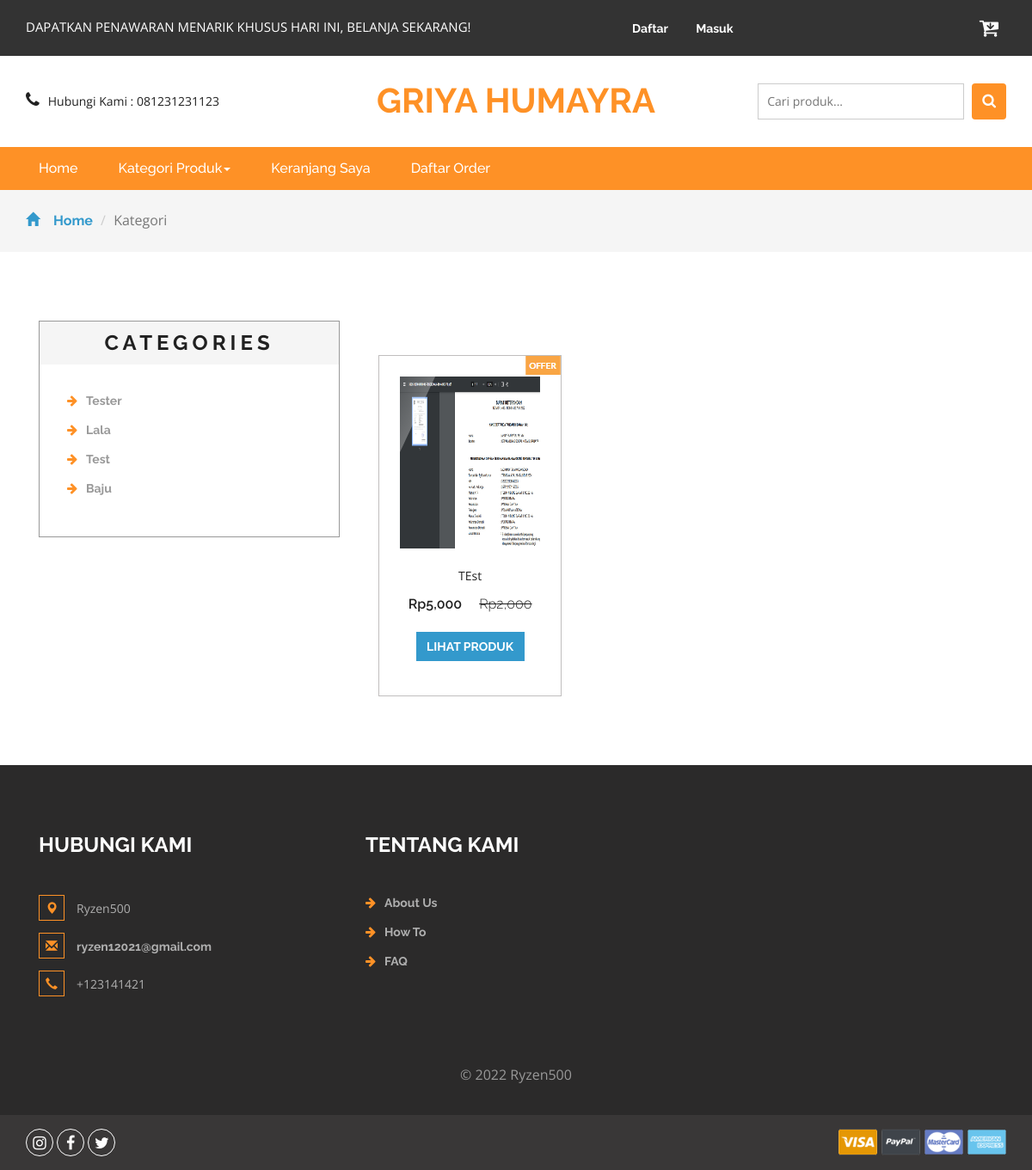
Screenshot of /kategori.php?idkategori=6 with the database file from the repository.
### tables this page shows
CREATE TABLE `kategori` (
  `idkategori` int(11) NOT NULL,
  `namakategori` varchar(20) NOT NULL,
  `tgldibuat` timestamp NOT NULL DEFAULT current_timestamp()
);

CREATE TABLE `produk` (
  `idproduk` int(11) NOT NULL,
  `idkategori` int(11) NOT NULL,
  `namaproduk` varchar(30) NOT NULL,
  `gambar` varchar(100) NOT NULL,
  `deskripsi` varchar(200) NOT NULL,
  `rate` int(11) NOT NULL,
  `hargabefore` int(11) NOT NULL,
  `hargaafter` int(11) NOT NULL,
  `tgldibuat` timestamp NOT NULL DEFAULT current_timestamp()
);

### kategori.php (the view, shortened to what this page needs)
<?php
include 'dbconnect.php';
$idk = $_GET['idkategori'];
?>
<!DOCTYPE html>
<html>
<head>
<link href="css/bootstrap.css" rel="stylesheet" type="text/css" media="all" />
<link href="css/style.css" rel="stylesheet" type="text/css" media="all" />
<link href="css/font-awesome.css" rel="stylesheet">
</head>
<body>
	<div class="agileits_header">
		<div class="container">
			<div class="w3l_offers">
				<p>DAPATKAN PENAWARAN MENARIK KHUSUS HARI INI, BELANJA SEKARANG!</p>
			</div>
			<div class="agile-login">
				<ul>
				<?php
				if(!isset($_SESSION['log'])){
					echo '
					<li><a href="registered.php"> Daftar</a></li>
					<li><a href="login.php">Masuk</a></li>
					';
				}
				?>
				</ul>
			</div>
			<div class="product_list_header">
					<a href="cart.php"><button class="w3view-cart" type="submit" name="submit" value=""><i class="fa fa-cart-arrow-down" aria-hidden="true"></i></button>
					 </a>
			</div>
			<div class="clearfix"> </div>
		</div>
	</div>
	<div class="logo_products">
		<div class="container">
		<div class="w3ls_logo_products_left1">
				<ul class="phone_email">
					<li><i class="fa fa-phone" aria-hidden="true"></i>Hubungi Kami : 081231231123</li>
				</ul>
			</div>
			<div class="w3ls_logo_products_left">
				<h1><a href="index.php">Griya Humayra</a></h1>
			</div>
		<div class="w3l_search">
			<form action="search.php" method="post">
				<input type="search" name="Search" placeholder="Cari produk...">
				<button type="submit" class="btn btn-default search" aria-label="Left Align">
					<i class="fa fa-search" aria-hidden="true"> </i>
				</button>
			</form>
		</div>
			<div class="clearfix"> </div>
		</div>
	</div>
	<div class="navigation-agileits">
		<div class="container">
			<nav class="navbar navbar-default">
							<div class="collapse navbar-collapse" id="bs-megadropdown-tabs">
								<ul class="nav navbar-nav">
									<li class="active"><a href="index.php" class="act">Home</a></li>
									<li class="dropdown">
										<a href="#" class="dropdown-toggle" data-toggle="dropdown">Kategori Produk<b class="caret"></b></a>
									</li>
									<li><a href="cart.php">Keranjang Saya</a></li>
									<li><a href="daftarorder.php">Daftar Order</a></li>
								</ul>
							</div>
							</nav>
			</div>
		</div>
	<div class="breadcrumbs">
		<div class="container">
			<ol class="breadcrumb breadcrumb1 animated wow slideInLeft" data-wow-delay=".5s">
				<li><a href="index.php"><span class="glyphicon glyphicon-home" aria-hidden="true"></span>Home</a></li>
				<li class="active">Kategori</li>
			</ol>
		</div>
	</div>
	<div class="products">
		<div class="container">
			<div class="col-md-4 products-left">
				<div class="categories">
					<h2>Categories</h2>
					<ul class="cate">
						<?php
														$kat=mysqli_query($conn,"SELECT * from kategori order by idkategori ASC");
														while($p=mysqli_fetch_array($kat)){
															?>
														<li><a href="kategori.php?idkategori=<?php echo $p['idkategori'] ?>"><i class="fa fa-arrow-right" aria-hidden="true"></i><?php echo $p['namakategori'] ?></a></li>
														<?php
																	}
														?>
					</ul>
				</div>
			</div>
			<div class="col-md-8 products-right">
				<div class="agile_top_brands_grids">
				<?php
					$brgs=mysqli_query($conn,"SELECT * from produk where idkategori='$idk' order by idproduk ASC");
					$x = mysqli_num_rows($brgs);
					if($x>0){
					while($p=mysqli_fetch_array($brgs)){
					?>
						<div class="col-md-4 top_brand_left">
						<div class="hover14 column">
							<div class="agile_top_brand_left_grid">
								<div class="agile_top_brand_left_grid_pos">
									<img src="images/offer.png" alt=" " class="img-responsive" />
								</div>
								<div class="agile_top_brand_left_grid1">
									<figure>
										<div class="snipcart-item block">
											<div class="snipcart-thumb">
												<a href="product.php?idproduk=<?php echo $p['idproduk'] ?>"><img src="<?php echo $p['gambar']?>" width="200px" height="200px"></a>
												<p><?php echo $p['namaproduk'] ?></p>
												<h4>Rp<?php echo number_format($p['hargaafter']) ?> <span>Rp<?php echo number_format($p['hargabefore']) ?></span></h4>
											</div>
											<div class="snipcart-details top_brand_home_details">
												<fieldset>
													<a href="product.php?idproduk=<?php echo $p['idproduk'] ?>"><input type="submit" class="button" value="Lihat Produk" /></a>
												</fieldset>
											</div>
										</div>
									</figure>
								</div>
							</div>
						</div>
					</div>
						<?php
							}
					} else {
						echo "Data tidak ditemukan";
					}
						?>
						<div class="clearfix"> </div>
				</div>
			</div>
		</div>
	</div>
<div class="footer">
		<div class="container">
			<div class="w3_footer_grids">
				<div class="col-md-4 w3_footer_grid">
					<h3>Hubungi Kami</h3>
					<ul class="address">
						<li><i class="glyphicon glyphicon-map-marker" aria-hidden="true"></i>Ryzen500</li>
						<li><i class="glyphicon glyphicon-envelope" aria-hidden="true"></i><a href="mailto:info@email">ryzen12021@gmail.com</a></li>
						<li><i class="glyphicon glyphicon-earphone" aria-hidden="true"></i>+123141421</li>
					</ul>
				</div>
				<div class="col-md-3 w3_footer_grid">
					<h3>Tentang Kami</h3>
					<ul class="info">
						<li><i class="fa fa-arrow-right" aria-hidden="true"></i><a href="about.html">About Us</a></li>
						<li><i class="fa fa-arrow-right" aria-hidden="true"></i><a href="about.html">How To</a></li>
						<li><i class="fa fa-arrow-right" aria-hidden="true"></i><a href="about.html">FAQ</a></li>
					</ul>
				</div>
				<div class="clearfix"> </div>
			</div>
		</div>
		<div class="footer-copy">
			<div class="container">
				<p>© <?php echo date('Y'); ?> Ryzen500</p>
			</div>
		</div>
	</div>
	<div class="footer-botm">
			<div class="container">
				<div class="w3layouts-foot">
					<ul>
						<li><a href="#" class="w3_agile_instagram"><i class="fa fa-instagram" aria-hidden="true"></i></a></li>
						<li><a href="#" class="w3_agile_facebook"><i class="fa fa-facebook" aria-hidden="true"></i></a></li>
						<li><a href="#" class="agile_twitter"><i class="fa fa-twitter" aria-hidden="true"></i></a></li>
					</ul>
				</div>
				<div class="payment-w3ls">
					<img src="images/card.png" alt=" " class="img-responsive">
				</div>
				<div class="clearfix"> </div>
			</div>
		</div>
<link href="css/skdslider.css" rel="stylesheet">
</body>
</html>

### rows the page displays
kategori: namakategori "Tester"
kategori: namakategori "Lala"
kategori: namakategori "Test"
kategori: namakategori "Baju"
produk: gambar (picture), namaproduk "TEst", hargaafter "5,000", hargabefore "2,000"
